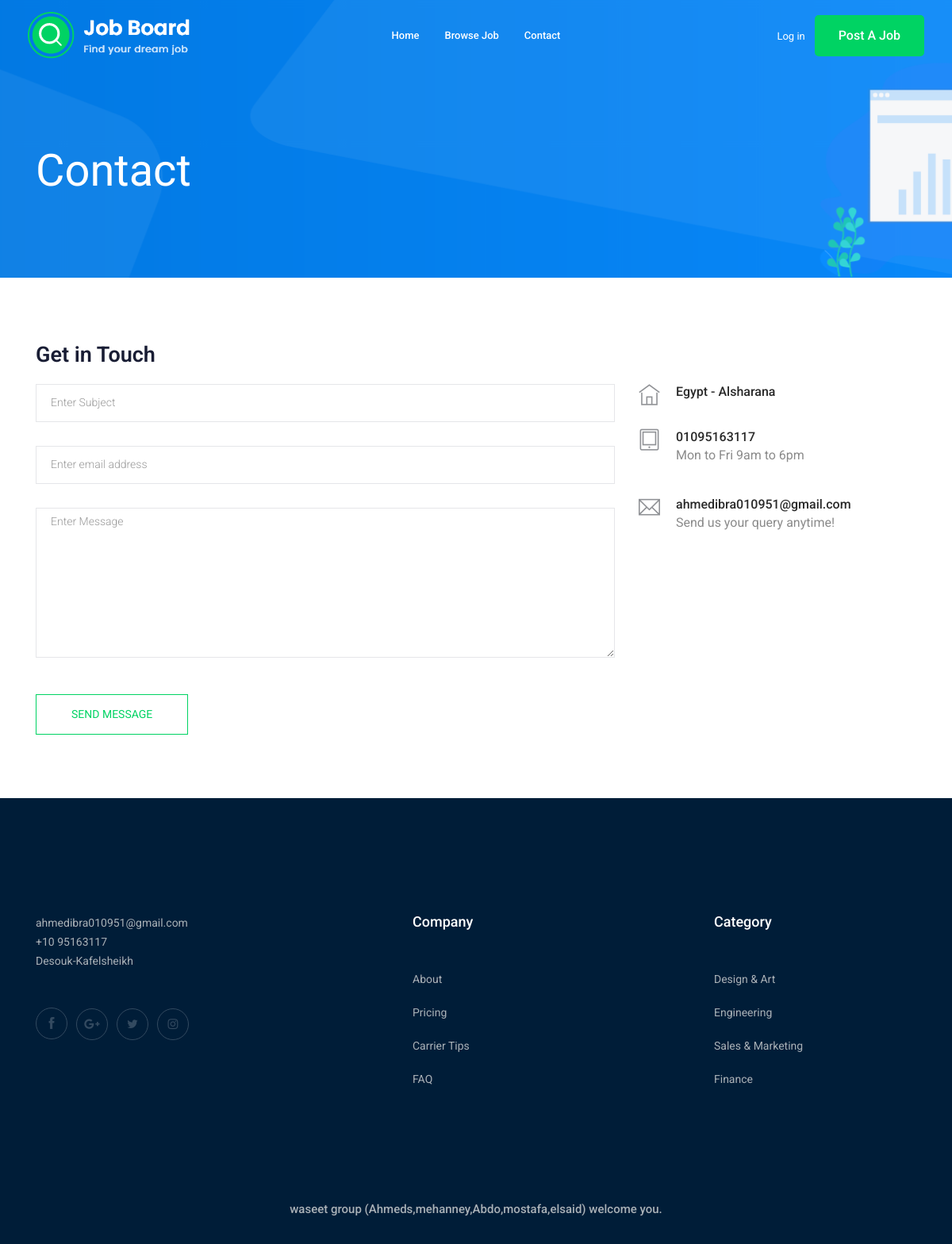
The page /contact-us/ on the database its author committed.
### contact/models.py (models this page shows, shortened)
class Info(models.Model):
    place = models.CharField(max_length=50)
    phone_number  = models.CharField(max_length=20)
    email = models.EmailField(max_length=254)
    class Meta:
        verbose_name = ("Info")
        verbose_name_plural = ("Infos")

### contact/views.py (the view, shortened to what this page needs)
# urls.py: path('',views.send_message , name='contact'),
def send_message(request):
    myinfo = Info.objects.first()
    return render(request,'contact/contact.html',{'myinfo':myinfo})

### contact/templates/contact/contact.html (shortened to what this page needs)
{% extends 'base.html' %}
{% block body %}
    <div class="bradcam_area bradcam_bg_1">
        <div class="container">
            <div class="row">
                <div class="col-xl-12">
                    <div class="bradcam_text">
                        <h3>contact</h3>
                    </div>
                </div>
            </div>
        </div>
    </div>
  <section class="contact-section section_padding">
    <div class="container">
      <div class="row">
        <div class="col-12">
          <h2 class="contact-title">Get in Touch</h2>
        </div>
        <div class="col-lg-8">
          <form class="form-contact contact_form" method="post" >
            <div class="row">
              <div class="col-12">
                <div class="form-group">
                  <input class="form-control" name="subject" id="subject" type="text" onfocus="this.placeholder = ''" onblur="this.placeholder = 'Enter Subject'" placeholder = 'Enter Subject'>
                </div>
              </div>
              <div class="col-sm-12">
                <div class="form-group">
                  <input class="form-control" name="email" id="email" type="email" onfocus="this.placeholder = ''" onblur="this.placeholder = 'Enter email address'" placeholder = 'Enter email address'>
                </div>
              </div>
              <div class="col-12">
                <div class="form-group">
                    <textarea class="form-control w-100" name="message" id="message" cols="30" rows="9"  placeholder = 'Enter Message'></textarea>
                </div>
              </div>
            </div>
            <div class="form-group mt-3">
              <input type="submit" class="button button-contactForm btn_4 boxed-btn" value="send message">
            </div>
          </form>
        </div>
        <div class="col-lg-4">
          <div class="media contact-info">
            <span class="contact-info__icon"><i class="ti-home"></i></span>
            <div class="media-body">
              <h3>{{myinfo.place}}</h3>
            </div>
          </div>
          <div class="media contact-info">
            <span class="contact-info__icon"><i class="ti-tablet"></i></span>
            <div class="media-body">
              <h3>{{myinfo.phone_number}}</h3>
              <p>Mon to Fri 9am to 6pm</p>
            </div>
          </div>
          <div class="media contact-info">
            <span class="contact-info__icon"><i class="ti-email"></i></span>
            <div class="media-body">
              <h3>{{myinfo.email}}</h3>
              <p>Send us your query anytime!</p>
            </div>
          </div>
        </div>
      </div>
    </div>
  </section>
  {% endblock body %}

### rows shown on the page
Info: place "Egypt - Alsharana", phone_number "01095163117", email "ahmedibra010951@gmail.com"
